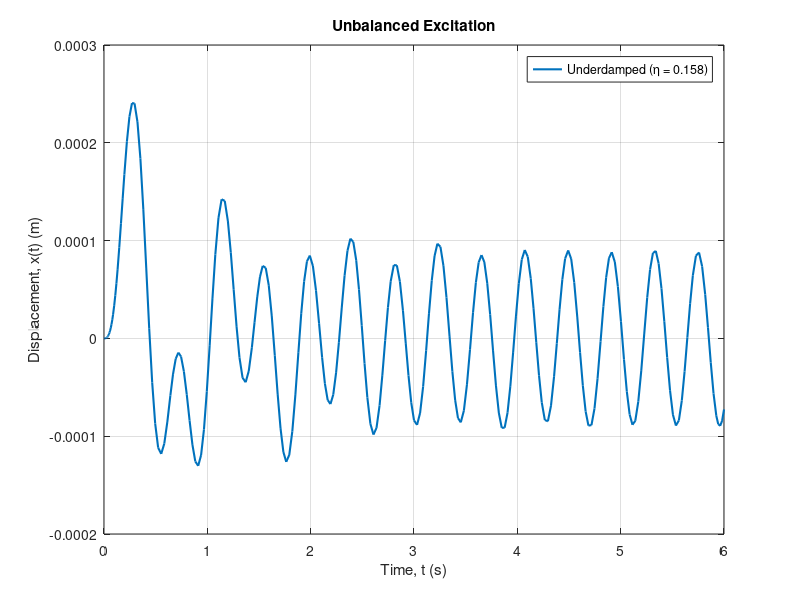
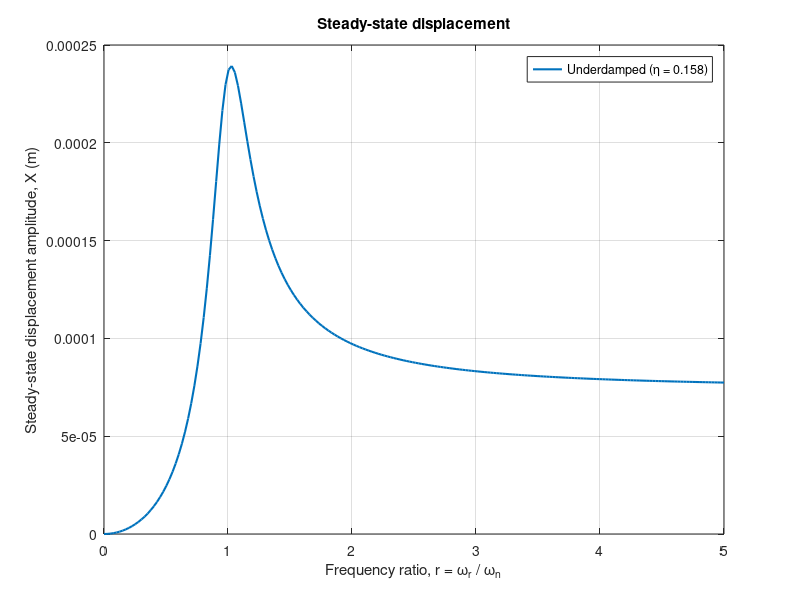
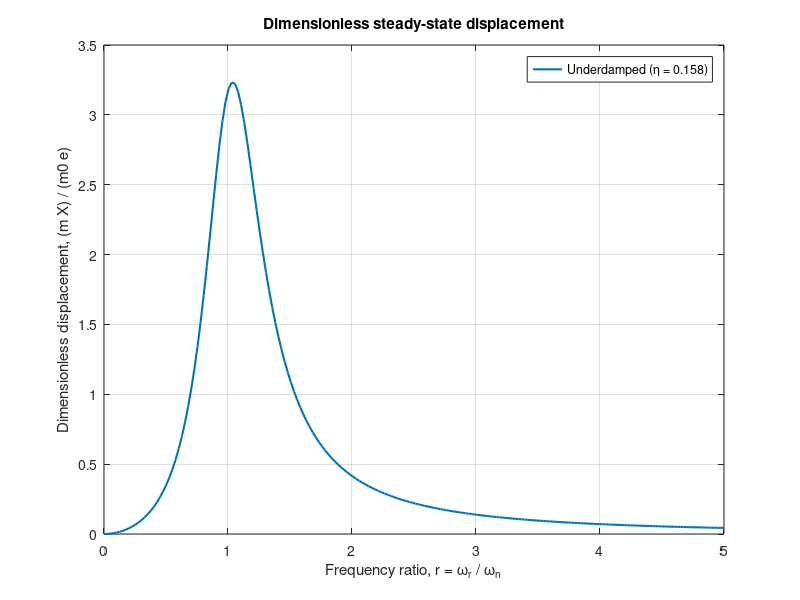

These figures' MATLAB source, in order:
% Harmonic response of a mass–spring–damper system
% under UNBALANCED (rotating mass) excitation (numerical solution)

clc
clear

%% System parameters
k = 40000;          % Stiffness (N/m)
m = 1007;           % Mass (kg)
c = 2000;           % Damping coefficient (N.s/m)

ccr = 2*sqrt(k*m);  % Critical damping
eta = c/ccr;        % Damping ratio
wn  = sqrt(k/m);    % Natural frequency (rad/s)

%% Unbalance excitation parameters
m0 = 0.5;             % Unbalanced mass (kg)
e  = 0.15;          % Eccentricity (m)
wr = 15;          % Rotational speed (rad/s)

%% Initial conditions
x0 = 0;             % Initial displacement (m)
v0 = 0;             % Initial velocity (m/s)
y0 = [x0; v0];      % State vector [x; xdot]

%% Time span
tspan = [0 6];

%% Equation of motion (state-space form)
% m*xdd + c*xd + k*x = m0*e*wr^2*sin(wr*t)

odefun = @(t,y_state) [
 y_state(2); ( m0*e*wr^2*sin(wr*t) - c*y_state(2) - k*y_state(1) ) / m];

%% Solve ODE
[t, sol] = ode45(odefun, tspan, y0);

x = sol(:,1);   % Displacement of mass

%% Damping classification
if eta == 1
    text = 'Critically Damped';
elseif eta > 0 && eta < 1
    text = 'Underdamped';
elseif eta > 1
    text = 'Overdamped';
elseif eta == 0
    text = 'Undamped';
end

%% Plot results
figure
plot(t, x, 'LineWidth', 1.5)
xlabel('Time, t (s)')
ylabel('Displacement, x(t) (m)')
legend(sprintf('%s (\\eta = %.3f)', text, eta))
grid on
title("Unbalanced Excitation")

%% Frequency response analysis
clear r
r = linspace(0, 5, 200);  % Frequency ratio r = ω / ω_n

figure(2)
X = (m0*e/m) .* r.^2 ./ sqrt((1 - r.^2).^2 + (2*eta.*r).^2);
plot(r, X, 'LineWidth', 1.5)
grid on
xlabel('Frequency ratio, r = \omega_r / \omega_n')
ylabel('Steady-state displacement amplitude, X (m)')
title('Steady-state displacement')
legend(sprintf('%s (\\eta = %.3f)', text, eta))

figure(3)
Xm = r.^2 ./ sqrt((1 - r.^2).^2 + (2*eta.*r)).^2;
plot(r, Xm, 'LineWidth', 1.5)
grid on
xlabel('Frequency ratio, r = \omega_r / \omega_n')
ylabel('Dimensionless displacement, (m X) / (m0 e)')
title('Dimensionless steady-state displacement')
legend(sprintf('%s (\\eta = %.3f)', text, eta))
